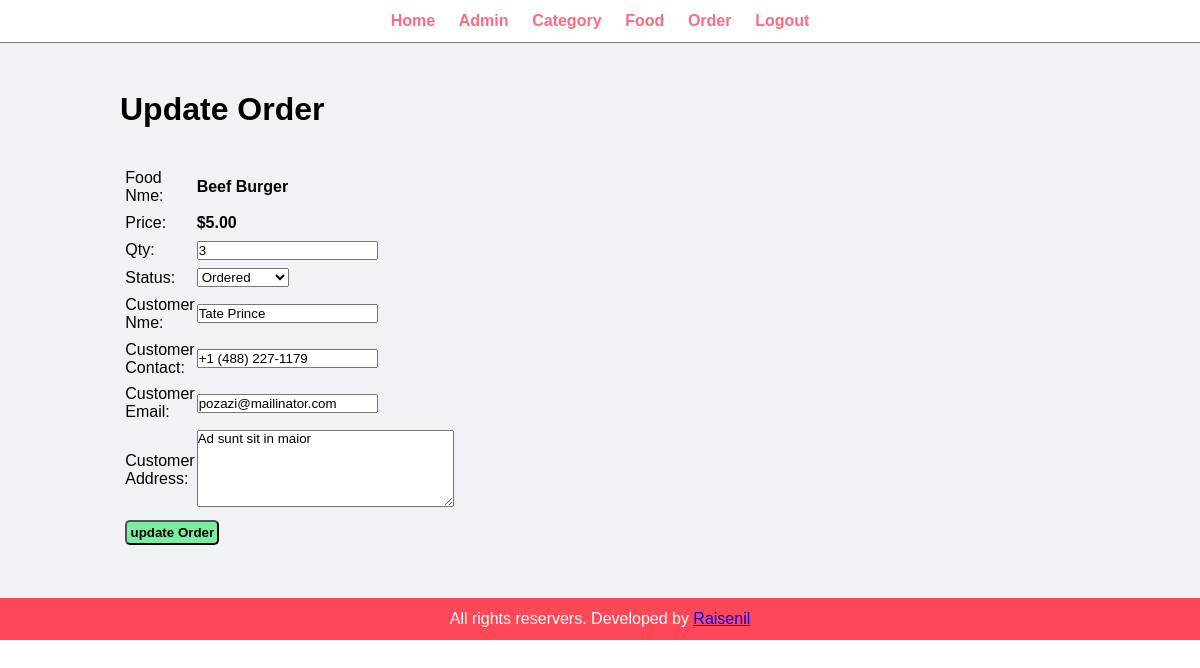
The page /admin/update-order.php?id=4 (signed in) on the database its author committed.
### tables this page shows
CREATE TABLE `tbl_order` (
  `id` int(10) UNSIGNED NOT NULL,
  `food` varchar(150) NOT NULL,
  `price` decimal(10,2) NOT NULL,
  `qty` int(11) NOT NULL,
  `total` decimal(10,2) NOT NULL,
  `order_date` datetime NOT NULL,
  `status` varchar(50) NOT NULL,
  `customer_name` varchar(150) NOT NULL,
  `customer_contact` varchar(20) NOT NULL,
  `customer_email` varchar(255) NOT NULL,
  `customer_address` varchar(255) NOT NULL
);

### admin/update-order.php (the view, shortened to what this page needs)
<?php
    include("partials/menu.php");
?>
<div class="main-content">
    <div class="wrapper">
        <h1>Update Order</h1>
        <br><br>
        <?php
            if(isset($_GET["id"])){
                $id=$_GET['id'];
                $sql = "SELECT * FROM tbl_order WHERE id=$id";
                $res = mysqli_query($conn,$sql);
                $count=mysqli_num_rows($res);
                if($count==1){
                    $row=mysqli_fetch_assoc($res);
                    $food=$row['food'];
                    $price=$row['price'];
                    $qty=$row['qty'];
                    $status=$row['status'];
                    $customer_name=$row['customer_name'];
                    $customer_contact=$row['customer_contact'];
                    $customer_email=$row['customer_email'];
                    $customer_address=$row['customer_address'];
                }else{
                    header('location:'.SITEURL.'admin/manage-order.php');
                }
            }else{
                header('location:'.SITEURL.'admin/manage-order.php');
            }
        ?>
        <form action="" method="POST">
            <table class="tbl-30">
                <tr>
                    <td>Food Nme:</td>
                    <td><b><?php echo $food;?></b></td>
                </tr>
                <tr>
                    <td>Price:</td>
                    <td><b>$<?php echo $price;?></b></td>
                </tr>
                <tr>
                    <td>Qty:</td>
                    <td><input type="number" name='qty' value="<?php echo $qty;?>"></td>
                </tr>
                <tr>
                    <td>Status:</td>
                    <td>
                        <select name="status">
                            <option <?php if($status=="Ordered"){echo "selected";}?> value="Ordered">Ordered</option>
                        </select>
                    </td>
                </tr>
                <tr>
                    <td>Customer Nme:</td>
                    <td><input type="text" name="customer_name" value="<?php echo $customer_name;?>"></td>
                </tr>
                <tr>
                    <td>Customer Contact:</td>
                    <td><input type="text" name="customer_contact" value="<?php echo $customer_contact;?>"></td>
                </tr>
                <tr>
                    <td>Customer Email:</td>
                    <td><input type="text" name="customer_email" value="<?php echo $customer_email;?>"></td>
                </tr>
                <tr>
                    <td>Customer Address:</td>
                    <td>
                        <textarea name="customer_address" cols="30" rows="5"><?php echo $customer_address;?></textarea>
                    </td>
                </tr>
                <tr>
                    <td colspan='2'>
                        <input type="submit" name="submit" value="update Order" class="btn-secondary">
                    </td>
                </tr>
            </table>
        </form>
    </div>
</div>
<?php include("partials/footer.php");?>

### css/admin.css (style rules this page uses)
* { margin: 0 0; padding: 0 0; font-family: Arial, Helvetica, sans-serif; }
.wrapper { padding: 1%; width: 80%; margin: 0 auto; }
.tbl-30 { width: 30%; }
table tr td { padding: 1%; }
.btn-secondary { background-color: #7bed9f; padding: 1%; color: black; text-decoration: none; font-weight: bold; border-radius: 5px; }
.main-content { background-color: #f1f2f6; padding: 3% 0; }

### rows shown on the page
tbl_order: food "Beef Burger", price "5.00", qty "3", customer_name "Tate Prince", customer_contact "+1 (488) 227-1179", customer_email "pozazi@mailinator.com", customer_address "Ad sunt sit in maior"
